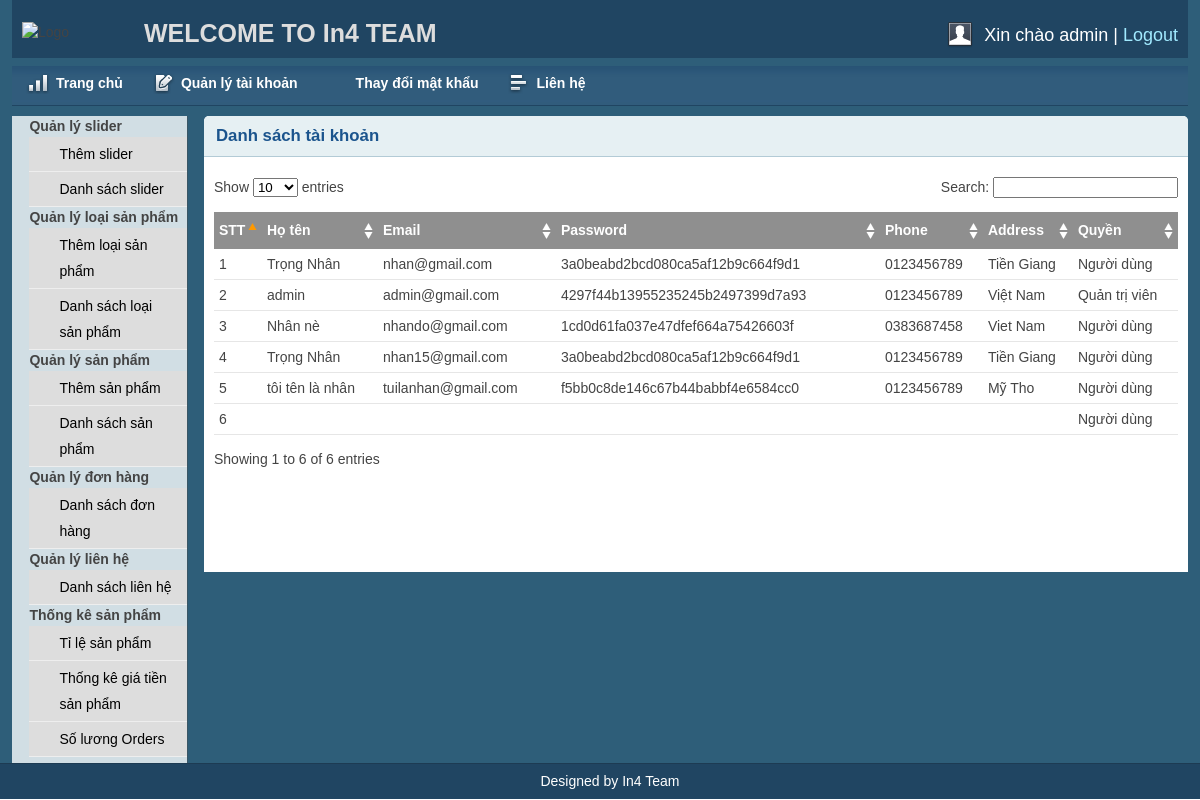
Before: /admin/userlist.php (signed in) with the older database file.
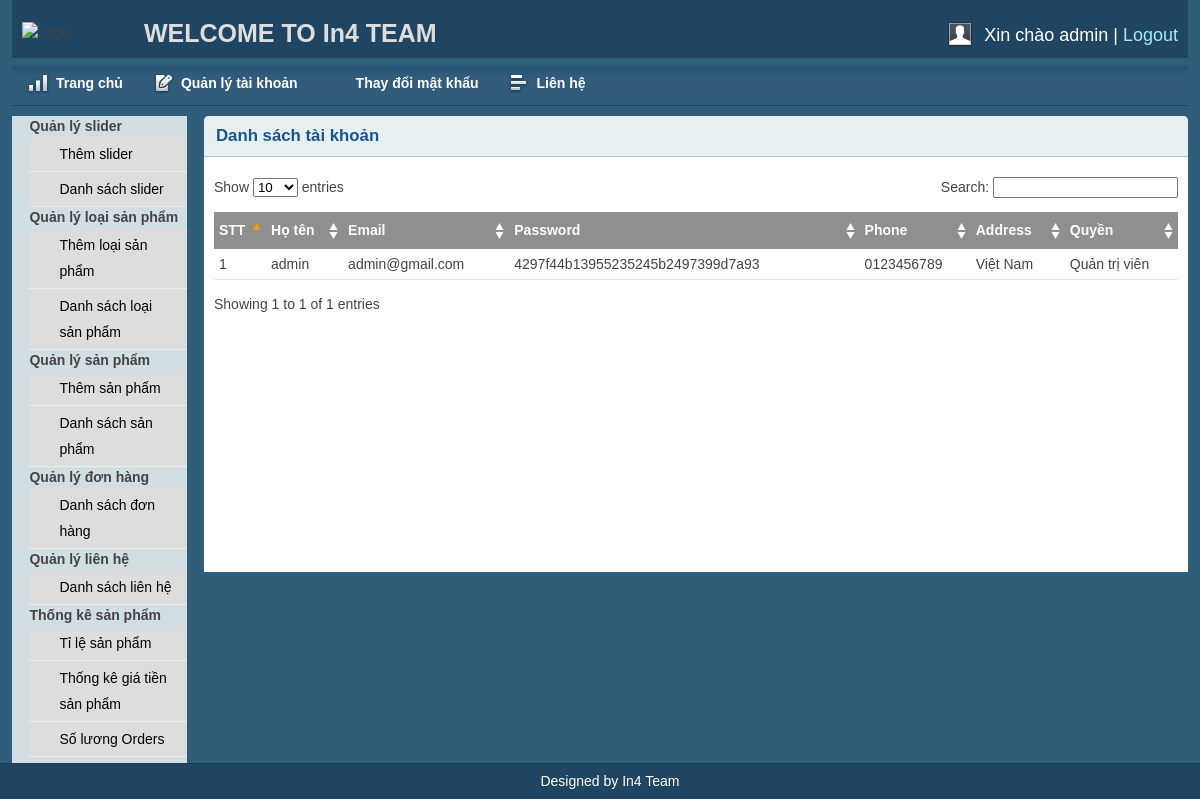
After: the same page with the newer database file.
### tables this page shows
CREATE TABLE `users` (
  `id` int(11) NOT NULL,
  `name` varchar(255) NOT NULL,
  `email` varchar(255) NOT NULL,
  `password` varchar(255) NOT NULL,
  `phone` varchar(255) NOT NULL,
  `address` varchar(255) NOT NULL,
  `role` int(11) NOT NULL DEFAULT 0
);

### lib/session.php (called while the page is built, shortened)
<?php
	class Session{
		public static function get($key){
			if(isset($_SESSION[$key])){
				return $_SESSION[$key];
			}else{
				return false;
			}
		}
	}
?>

### lib/database.php (called while the page is built, shortened)
<?php
	class Database{
		public $host = "localhost";
		public $user = "root";
		public $pass = "";
		public $dbname = "shopcase";
		public $link ;
		public function connectDB(){
			$this->link = new mysqli($this->host,$this->user,$this->pass,$this->dbname);
		}
		public function select($query){
			$result = $this->link->query($query) or die($this->link->error.__LINE__);
			if($result->num_rows > 0){
				return $result;
			}else{
				return false;
			}
		}
	}
?>

### model/muser.php (called while the page is built, shortened)
<?php
	$url = $_SERVER['REQUEST_URI'];
	if (strlen(strstr($url,"admin")) > 0) {
		include_once"../lib/database.php";
	}else{
		include_once"./lib/database.php";
	}
?>
<?php
	class user{
		public static function getuser(){
			$db = new Database();
			$query ="select * from users";
			$ketqua = $db->select($query);
			return $ketqua;
		}
	}
?>

### admin/userlist.php (the view, shortened to what this page needs)
<?php include 'inc/header.php';?>
<?php include 'inc/sidebar.php';?>
<?php
	include"../model/muser.php";
?>
<div class="grid_10">
	<div class="box round first grid">
		<h2>Danh sách tài khoản</h2>
		<div class="block">
			<table class="data display datatable" id="example">
			<thead>
				<tr>
					<th>STT</th>
					<th>Họ tên</th>
					<th>Email</th>
					<th>Password</th>
					<th>Phone</th>
					<th>Address</th>
					<th>Quyền</th>
				</tr>
			</thead>
			<tbody>
			<?php
				$getuser = user::getuser();
				if($getuser):
					$i = 0;
					while($ketqua = $getuser->fetch_assoc()):
						$i++;
			?>
				<tr class="gradeX odd">
					<td><?=$i?></td>
					<td><?=$ketqua['name']?></td>
					<td><?=$ketqua['email']?></td>
					<td><?=$ketqua['password']?></td>
					<td><?=$ketqua['phone']?></td>
					<td><?=$ketqua['address']?></td>
					<td>
						<?php
							if($ketqua['role']==1){
								echo "Quản trị viên";
							}else{
								echo "Người dùng";
							}
						?>
					</td>
				</tr>
			<?php endwhile; endif; ?>
			</tbody>
		</table>
		</div>
	</div>
</div>
<?php include 'inc/footer.php';?>

### admin/inc/header.php (shortened to what this page needs)
<?php
    include"../lib/session.php";
?>
<!DOCTYPE html>
<html>
<head>
    <link rel="stylesheet" type="text/css" href="css/reset.css" media="screen" />
    <link rel="stylesheet" type="text/css" href="css/text.css" media="screen" />
    <link rel="stylesheet" type="text/css" href="css/grid.css" media="screen" />
    <link rel="stylesheet" type="text/css" href="css/layout.css" media="screen" />
    <link rel="stylesheet" type="text/css" href="css/nav.css" media="screen" />
    <link href="css/table/demo_page.css" rel="stylesheet" type="text/css" />
</head>
<body>
    <div class="container_12">
        <div class="grid_12 header-repeat">
            <div id="branding">
                <div class="floatleft" style="width: 100px;">
                    <img src="https://encrypted-tbn0.gstatic.com/images?q=tbn:ANd9GcQvdBkO_h0d2o0m69KT2Tz7Ubq06UHBEyCvGw&usqp=CAU" width="100%" alt="Logo" />
				</div>
				<div class="floatleft middle">
					<h1 style="padding: 10px 0px 0px 0px;">WELCOME TO In4 TEAM</h1>
				</div>
                <div class="floatright">
                    <div class="floatleft">
                        <img src="img/img-profile.jpg" alt="Profile Pic" /></div>
                    <div class="floatleft marginleft10">
                        <ul class="inline-ul floatleft" style="font-size: 18px;">
                            <li>Xin chào <?php echo Session::get('name') ?></li>
                            <li><a href="?action=logout" onclick="return confirm('Bạn có chắc muốn đăng xuất!')">Logout</a></li>
                        </ul>
                    </div>
                </div>
            </div>
        </div>
        <div class="grid_12">
            <ul class="nav main">
                <li class="ic-dashboard"><a href="index.php"><span>Trang chủ</span></a> </li>
                <li class="ic-form-style"><a href="userlist.php"><span>Quản lý tài khoản</span></a></li>
				<li class="ic-typography"><a href="changepassword.php"><span>Thay đổi mật khẩu</span></a></li>
				<li class="ic-grid-tables"><a href="contactlist.php"><span>Liên hệ</span></a></li>
            </ul>
        </div>

### admin/inc/sidebar.php (shortened to what this page needs)
<div class="grid_2">
    <div class="box sidemenu">
        <div class="block" id="section-menu">
            <ul class="section menu">
				<li>Quản lý slider
                    <ul class="submenu">
                        <li><a href="slideradd.php">Thêm slider</a> </li>
                        <li><a href="sliderlist.php">Danh sách slider</a> </li>
                    </ul>
                </li>
                <li>Quản lý loại sản phẩm
                    <ul class="submenu">
                        <li><a href="catadd.php">Thêm loại sản phẩm</a> </li>
                        <li><a href="catlist.php">Danh sách loại sản phẩm</a> </li>
                    </ul>
                </li>
                <li>Quản lý sản phẩm
                    <ul class="submenu">
                        <li><a href="productadd.php">Thêm sản phẩm</a> </li>
                        <li><a href="productlist.php">Danh sách sản phẩm</a> </li>
                    </ul>
                </li>
                <li>Quản lý đơn hàng
                    <ul class="submenu">
                        <li><a href="orderlist.php">Danh sách đơn hàng</a> </li>
                    </ul>
                </li>
                <li>Quản lý liên hệ
                    <ul class="submenu">
                        <li><a href="contactlist.php">Danh sách liên hệ</a> </li>
                    </ul>
                </li>
                <li>Thống kê sản phẩm
                    <ul class=submenu>
                        <li><a href="chartproduct.php">Tỉ lệ sản phẩm</a></li>
                        <li><a href="priceproduct.php">Thống kê giá tiền sản phẩm</a></li>
                        <li><a href="orderchart.php">Số lương Orders</a></li>
                    </ul>
                </li>
            </ul>
        </div>
    </div>
</div>

### admin/inc/footer.php (shortened to what this page needs)
    </div>
    <div id="site_info">
        <p style="text-align: center">
            Designed by In4 Team
        </p>
    </div>
</body>
</html>

### admin/css/layout.css (style rules this page uses)
body { background: #fff none repeat scroll 0 0; color: #444; font-size: 14px; padding: 0; }
.floatleft { float: left; }
.middle { margin-left: 22px; margin-top: -14px; }
.middle h1 { color: #ddd; margin: 0 }
.floatright { float: right; }
.inline-ul li { display: inline; color: #fff; }
.marginleft10 { margin-left: 10px; }
a { color: #000; font-weight: bold; text-decoration: none; }
.container_12, .container_16 { background: #2E5E79; }
h1, h2, h3, h4, h5, h6 { line-height: 1.2em; margin-bottom: .3em; }
h2 { margin-top: 1em; }
#branding { font-weight: normal; margin-bottom: 0; padding: 22px 10px 3px; text-align: left; }
.header-repeat { background: url(../img/header-repeat.jpg) repeat-x; }
#branding a { color: #A1EAFF; font-weight: normal; }
#branding a:before { content: " | "; color: #fff; }
#branding ul, #branding ul li { margin: 0px; padding: 0px; }
#branding li { padding: 0px 0px 0px 0px !important; }
.box { background: #fff; margin-bottom: 20px; padding: 10px 10px 10px 10px; margin-left: -8px; }
.box.grid { padding-bottom: 40px; }
.box.round { -moz-border-radius: 5px 5px 0px 0px; -webkit-border-radius: 5px 5px 0px 0px; border-radius: 5px 5px 0px 0px; }
.box h2 { font-size: 1.2em; font-weight: bold; color: #1B548D; background: #E6F0F3; margin: -10px -10px 0 -10px; padding: 10px 12px; border-bottom: 1px solid #B3CBD6; -moz-border-radius: 5px 5px 0px 0px; -webkit-border-radius: 5px 5px 0px 0px; border-radius: 5px 5px 0px 0px; }
.box.first { min-height: 406px; }
.block { padding-top: 20px; }
.box.sidemenu { background-color: #D1DEE4; border-right: 1px solid #3A5665; padding: 0px; margin: 0px; cursor: pointer; }
.box.sidemenu .block { padding-top: 0px; margin-top: 0px; }
p { margin-bottom: 1em; }
ul, ol { padding-top: 0; }
ul.menu { list-style: none; border-top: 1px solid #bbb; }
ul.menu li { margin: 0; }
ul.menu li a { display: block; padding: 4px 10px; border-bottom: 1px solid #ccc; }
ul.menu ul { list-style: none; margin: 0; }
ul.menu ul li a { padding-left: 30px; }
ul.section { border-top: 0; margin-bottom: 0; }
ul.section li a { background: url(../img/sidemenu-repeat.jpg) repeat-x; line-height: 26px; padding-left: 28px; }
ul.section li li a { background: #ddd; border-bottom: 1px solid #eee; }
ul.section ul li { text-transform: none; }
#site_info { color: #fff; background: #204562; border-top: 1px solid #1d3b53; padding-left: 20px; }
#site_info p { line-height: 35px; margin-bottom: 0px; }
.block { padding-bottom: 1px; }
table.display { margin: 0 auto; clear: both; width: 100%; }
.sorting_asc { background: #8f8f8f url(../img/table/sort_asc.png) no-repeat center right; padding: 8px 5px; text-align: left; color: #fff; }
.sorting { background: #8f8f8f url(../img/table/sort_both.png) no-repeat center right; padding: 8px 5px; text-align: left; color: #fff; }
tr.odd { height: 30px; line-height: 30px; border-bottom: 1px solid #e6e6e6; }
tr.odd td, tr.even td { padding-left: 5px; }
tr.even { height: 30px; line-height: 30px; border-bottom: 1px solid #e6e6e6; }

### admin/inc/sidebar.php (style rules this page uses)
.menu > li { font-weight: bold; padding-left: 10%; }
.submenu a { font-weight: normal; }

Changed rows visible on the page:
removed users: name "Trọng Nhân", email "nhan@gmail.com", password "3a0beabd2bcd080ca5af12b9c664f9d1", phone "0123456789", address "Tiền Giang", role "Người dùng"
removed users: name "Nhân nè", email "nhando@gmail.com", password "1cd0d61fa037e47dfef664a75426603f", phone "0383687458", address "Viet Nam", role "Người dùng"
removed users: name "Trọng Nhân", email "nhan15@gmail.com", password "3a0beabd2bcd080ca5af12b9c664f9d1", phone "0123456789", address "Tiền Giang", role "Người dùng"
removed users: name "tôi tên là nhân", email "tuilanhan@gmail.com", password "f5bb0c8de146c67b44babbf4e6584cc0", phone "0123456789", address "Mỹ Tho", role "Người dùng"
removed users: role "Người dùng"
Other visible differences:
text written by a page script: "Show entries Search: Showing 1 to 6 of 6 entries" → "Show entries Search: Showing 1 to 1 of 1 entries"
